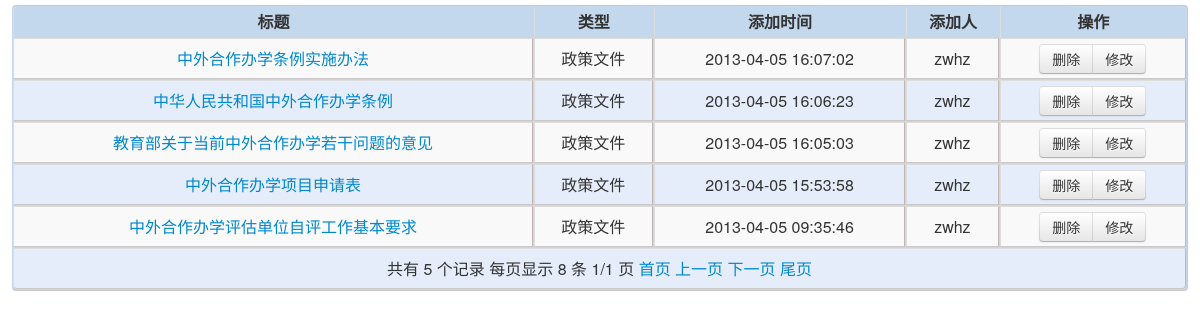
Screenshot of /viewContentList.php?type=3 (signed in) with the database file from the repository.
### tables this page shows
CREATE TABLE `main` (
  `id` int(11) NOT NULL AUTO_INCREMENT,
  `code` int(11) NOT NULL COMMENT '0 浠ｈ〃鍚堜綔闄㈡牎 鏈塼itle content link(img) time \\n1 浠ｈ〃鍚堜綔鍔ㄦ? 鏈塼itle content  time \\n2 浠ｈ〃鏀跨瓥鏂囦欢 鏈塼itle content  time \\n3 浠ｈ〃閫氱煡鍏?憡 鏈塼itle content  time \\n4 浠ｈ〃鍙嬫儏閾炬帴 鏈塼itle link(url)\\n5 浠ｈ〃鍔ㄦ?鍥剧墖 鏈塼itle link(img)',
  `title` varchar(255) DEFAULT NULL,
  `link` varchar(255) DEFAULT NULL,
  `time` varchar(255) DEFAULT NULL,
  `content` longtext,
  `select` tinyint(4) DEFAULT NULL,
  `user` varchar(45) DEFAULT NULL,
  PRIMARY KEY (`id`)
);

### inc/init.php (called while the page is built, shortened)
<?php
$ret = connectDB();
function connectDB(){
	$result = @mysql_query("set names utf8");
	$result = @mysql_select_db(DB_NAME);
	return false;
}
function output($id, $message){
	$ret = array(
			'code' => $id,
			'message' => $message
		    );
	return $ret;
}
?>

### viewContentList.php (the view, shortened to what this page needs)
 <?php
	require_once("inc/init.php");
	include_once('inc/header.inc.php');
	if(isset($_GET["page"])){
		$page = intval($_GET["page"]);
	}else{
		$page = 1;
	}
	if(isset($_GET["type"]) && intval($_GET["type"]) >0){
		$type = intval($_GET["type"]);
	}else{
		$ret = output(14,"非法操作");
	}
?>
<div>
	<table class="table table-striped table-bordered table-condensed tablesorter mytable">
		<thead>
			<tr>
				<th>标题</th>
				<th>类型</th>
				<th>添加时间</th>
				<th>添加人</th>
				<th>操作</th>
			</tr>
		</thead>
		<tbody>
		<?php
		if(!$conn || !$result || $ret){
			echo "<tr><td colspan='5'>".$ret["message"]."</td></tr>";
		}else{
			getList();
		}
		?>
		</tbody>
	</table>
 </div>
<?php
function getList(){
	global $conn;
	global $type;
	global $page;
	$rowNum = 8;
	$types = array(
			'1' => "合作动态",
			'2' => "合作院校",
			'3' => "政策文件",
			'4' => "通知公告",
			'5' => "合作项目"
		    );
	$ret = getContentCount();
	if($ret['code'] != 0){
		echo "<tr><td colspan='5'>".$ret['message']."</td></tr>";
		return ;
	}else{
		$contentNum = intval($ret['message']);
	}
	$pageNum = ceil($contentNum/$rowNum);
	$sql = "select * from main WHERE code = '$type' ORDER BY id DESC LIMIT ".($rowNum * ($page - 1))." , ".$rowNum." ";
	$result = mysql_query($sql ,$conn);
	$num = 0;
	if($result){
		while($row=@mysql_fetch_array($result)){
			$num++;
			echo "
				<tr>
					<td><a href='viewContent.php?id=".$row['id']."'>".$row['title']."</a></td>
					<td>".$types[$row['code']]."</td>
					<td>".$row['time']."</td>
					<td>".$row['user']."</td>
					<td><div class='btn-group'  data-toggle='buttons-radio'><button class='btn' onclick=\"deleteContent('".$row["id"]."');\">删除</button><a class='btn' href='viewContent.php?id=".$row['id']."'>修改</a></div></td>
				</tr>
			";
		}
		if($num == 0){
			echo "<tr><td  colspan='5'>暂时添加过该项内容</td></tr>";
		}else{
			echo "<tr><td  colspan='5'>共有 $contentNum 个记录    每页显示 $rowNum 条 $page/$pageNum 页  <a href='viewContentList.php?type=$type&page=1'>首页</a> <a href='viewContentList.php?type=$type&page=".($page-1)."'>上一页</a> <a href='viewContentList.php?type=$type&page=".($page+1)."'>下一页</a> <a href='viewContentList.php?type=$type&page=$pageNum'>尾页</a></td></tr>";
		}
	}else{
		echo "<tr><td  colspan='5'>暂时没有数据</td></tr>";
		return ;
	}
}
function getContentCount(){
	global $conn;
	global $type;
	$sql = "SELECT count(*) num FROM main WHERE code = '$type'";
	$result = @mysql_query($sql ,$conn);
	if($result && ($row=@mysql_fetch_array($result))){
		return output(0,$row['num']);
	}
	return output(4,"数据库操作失败，请联系管理员");
}
?>
 <?php
	include_once('inc/footer.inc.php');
?>

### css/main.css (style rules this page uses)
html, body, div, span, applet, object, iframe, h1, h2, h3, h4, h5, h6, p, blockquote, pre, a, abbr, acronym, address, big, cite, code, del, dfn, em, font, img, ins, kbd, q, s, samp, small, strike, strong, sub, sup, tt, var, b, u, i, center, dl, dt, dd, ol, ul, li, fieldset, form, label, legend, table, caption, tbody, tfoot, thead, tr, th, td { margin: 0; padding: 0; border: 0; outline: 0; font-size: 100%; vertical-align: baseline; background: transparent; }
.mytable { width: 98%; -webkit-margin-start: auto; -webkit-margin-end: auto; border-spacing: 1px; border-color: rgb(202, 200, 200); background-color: rgb(196, 216, 237); }
.mytable, .mytable tr, .mytable tr td, .mytable tr th { text-align:center; vertical-align: middle; border-bottom-color: rgb(202, 200, 200); }
.mytable tr { height:30px; }
.mytable td { height:30px; padding-top:5px; background-color:#E4EDF9; border-bottom: 1px solid rgb(192, 182, 182); border-right: 1px solid rgb(192, 182, 182); }

### rows the page displays
main: title "中外合作办学条例实施办法", code "政策文件", time "2013-04-05 16:07:02", user "zwhz"
main: title "中华人民共和国中外合作办学条例", code "政策文件", time "2013-04-05 16:06:23", user "zwhz"
main: title "教育部关于当前中外合作办学若干问题的意见", code "政策文件", time "2013-04-05 16:05:03", user "zwhz"
main: title "中外合作办学项目申请表", code "政策文件", time "2013-04-05 15:53:58", user "zwhz"
main: title "中外合作办学评估单位自评工作基本要求", code "政策文件", time "2013-04-05 09:35:46", user "zwhz"

### other values shown
$contentNum "5"
$rowNum "8"
$page "1"
$pageNum "1"
